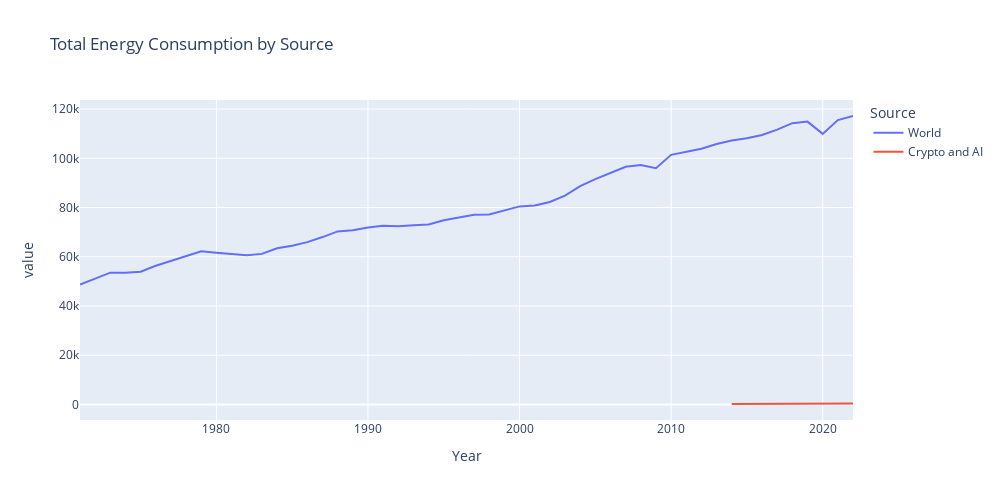

Source (notebook cell):
### Markdown cell above
<a id='2.2'></a>
## 3.2. Data Visualization

### Code cell
# Plotting data to visualize
import plotly.express as px

df = pd.merge(world, crypto_datacenter, how = 'left')
df.columns = ['Year', 'World', 'Crypto and AI']

fig = px.line(df, x='Year', y=['World','Crypto and AI'], labels={'variable':'Source'}, title="Total Energy Consumption by Source",
              line_dash_sequence=['solid', 'dash'], height=500, width=1000)
fig.show()

### Figure 1 — Plotly figure (JSON) as saved in the notebook; plotly's stock layout.template omitted (floating-point values rounded to 4 significant figures)
{"data": [{"hovertemplate": "Source=World<br>Year=%{x}<br>value=%{y}<extra></extra>", "legendgroup": "World", "line": {"color": "#636efa", "dash": "solid"}, "marker": {"symbol": "circle"}, "mode": "lines", "name": "World", "orientation": "v", "showlegend": true, "type": "scatter", "x": [1971, 1972, 1973, 1974, 1975, 1976, 1977, 1978, 1979, 1980, 1981, 1982, 1983, 1984, 1985, 1986, 1987, 1988, 1989, 1990, 1991, 1992, 1993, 1994, 1995, 1996, 1997, 1998, 1999, 2000, 2001, 2002, 2003, 2004, 2005, 2006, 2007, 2008, 2009, 2010, 2011, 2012, 2013, 2014, 2015, 2016, 2017, 2018, 2019, 2020, 2021, 2022], "xaxis": "x", "y": [48760.0, 51050.0, 53540.0, 53470.0, 53960.0, 56350.0, 58340.0, 60450.0, 62250.0, 61680.0, 61270.0, 60630.0, 61170.0, 63480.0, 64450.0, 65940.0, 68000.0, 70290.0, 70760.0, 71850.0, 72610.0, 72360.0, 72810.0, 73150.0, 74860.0, 76110.0, 77060.0, 77210.0, 78680.0, 80460.0, 80870.0, 82250.0, 84850.0, 88720.0, 91530.0, 93920.0, 96530.0, 97250.0, 95960.0, 101400.0, 102800.0, 103900.0, 105800.0, 107200.0, 108200.0, 109500.0, 111700.0, 114300.0, 114900.0, 109900.0, 115500.0, 117200.0], "yaxis": "y"}, {"hovertemplate": "Source=Crypto and AI<br>Year=%{x}<br>value=%{y}<extra></extra>", "legendgroup": "Crypto and AI", "line": {"color": "#EF553B", "dash": "solid"}, "marker": {"symbol": "circle"}, "mode": "lines", "name": "Crypto and AI", "orientation": "v", "showlegend": true, "type": "scatter", "x": [1971, 1972, 1973, 1974, 1975, 1976, 1977, 1978, 1979, 1980, 1981, 1982, 1983, 1984, 1985, 1986, 1987, 1988, 1989, 1990, 1991, 1992, 1993, 1994, 1995, 1996, 1997, 1998, 1999, 2000, 2001, 2002, 2003, 2004, 2005, 2006, 2007, 2008, 2009, 2010, 2011, 2012, 2013, 2014, 2015, 2016, 2017, 2018, 2019, 2020, 2021, 2022], "xaxis": "x", "y": [NaN, NaN, NaN, NaN, NaN, NaN, NaN, NaN, NaN, NaN, NaN, NaN, NaN, NaN, NaN, NaN, NaN, NaN, NaN, NaN, NaN, NaN, NaN, NaN, NaN, NaN, NaN, NaN, NaN, NaN, NaN, NaN, NaN, NaN, NaN, NaN, NaN, NaN, NaN, NaN, NaN, NaN, NaN, 198.7, 194.6, 200.7, 207.9, 241.4, 246.7, 336.0, 389.1, 425.6], "yaxis": "y"}], "layout": {"height": 500, "legend": {"title": {"text": "Source"}, "tracegroupgap": 0}, "title": {"text": "Total Energy Consumption by Source"}, "width": 1000, "xaxis": {"anchor": "y", "domain": [0, 1], "title": {"text": "Year"}}, "yaxis": {"anchor": "x", "domain": [0, 1], "title": {"text": "value"}}}}
